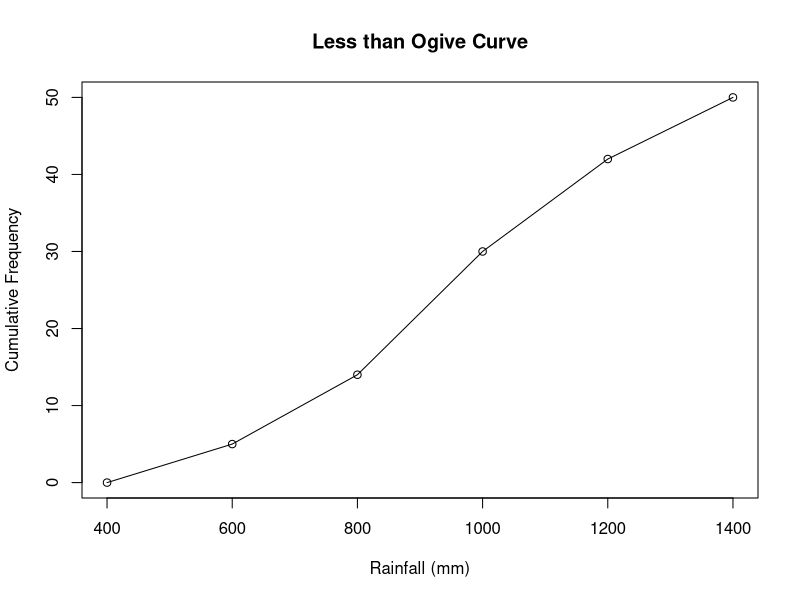

This chart was generated by the following R code:
##Slip - 23
##Q.1 - (A)

# Class boundaries (include starting lower limit)
x = c(400,600,800,1000,1200,1400)

# Frequencies
f = c(5,9,16,12,8)

# Cumulative frequency (start with 0)
cf = c(0, cumsum(f))

plot(x,cf,type="o",
     main="Less than Ogive Curve",
     xlab="Rainfall (mm)",
     ylab="Cumulative Frequency")

##Q.1 - (B)

A = c(2,4,6,8,10,12,14,16,18,20,22,24)
B = c(1,3,5,7,9,11,13,15,17,19,21,23)

add = A + B
sub = A - B

mean(add)

##Q.2 - A

I  = c(20,16,26,27,23,22,25)
II = c(27,33,42,35,32,34,38,29,40)

t.test(I,II,alternative="less")

##Q.2 - B

pnorm(25,20,5) - pnorm(15,20,5)

qnorm(0.28,20,5)

##Q.3 - A

x = c(1,2,3,4,5)
f = c(2,5,10,5,2)

y = rep(x,f)

m1 = mean(y)
m2 = mean((y-m1)^2)
m3 = mean((y-m1)^3)
m4 = mean((y-m1)^4)

m1; m2; m3; m4

##Q.3 - B

x = c(55,67,89,43,21,55,67,90,100,12)

quantile(x,0.25)

length(x)/sum(1/x)

##Q.4 - A

x = sample(25:50,10)

range(x)

var(x)

##Q.4 - B

X = c(12,17,14,18,15)
Y = c(15,20,27,32,42)

model = lm(Y ~ X)
model

predict(model,data.frame(X=20))
